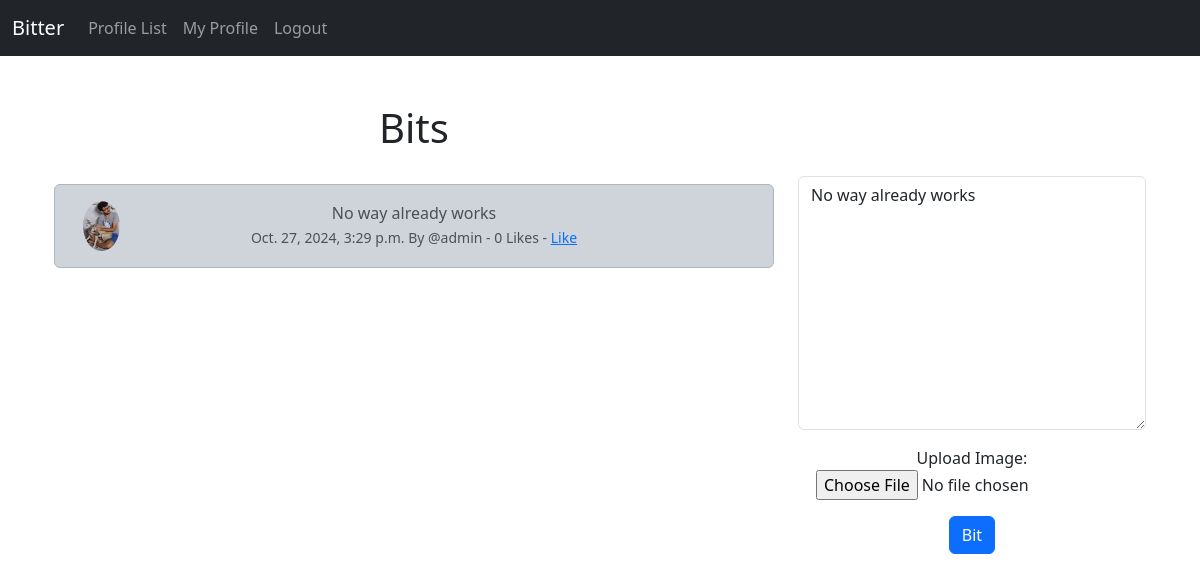
/edit_bit/5 (signed in), run on the app's committed database.
### bitter/models.py (models this page shows, shortened)
class Bit(models.Model):
    user = models.ForeignKey(User, related_name="bits", on_delete=models.DO_NOTHING)
    body = models.CharField(max_length=200)
    created_at = models.DateTimeField(auto_now_add=True)
    likes = models.ManyToManyField(User, related_name="bit_like", blank=True)
    bit_image = models.ImageField(null=True, blank=True, upload_to="images/posts/")
    def number_of_likes(self):
        return self.likes.count()

class Profile(models.Model):
    user = models.OneToOneField(User, on_delete=models.CASCADE)
    follows = models.ManyToManyField("self",
                                     related_name="followed_by",
                                     symmetrical=False,
                                     blank=True)
    date_modified = models.DateTimeField(User, auto_now=True)
    profile_image = models.ImageField(null=True, blank=True, upload_to="images/")

### bitter/views.py (the view)
# urls.py: path('edit_bit/<int:pk>', views.edit_bit, name='edit_bit'),
def edit_bit(request, pk):
    if request.user.is_authenticated:
        bit = get_object_or_404(Bit, id=pk)
        if request.user.username == bit.user.username:
            form = BitForm(request.POST or None, request.FILES or None, instance=bit)
            if request.method == "POST":
                if form.is_valid():
                    bit = form.save(commit=False)
                    bit.user = request.user
                    bit.save()
                    messages.success(request, ("Your Bit has been updated)"))
                    return redirect('home')
            else:
                return render(request, "edit_bit.html", {'form':form, 'bit': bit})
        else:
            messages.success(request, ("That is not your post"))
            return redirect('home')
    else:
        messages.success(request, ("You must be logged in to update posts"))
        return redirect('home')

### bitter/forms.py
class BitForm(forms.ModelForm):
    body = forms.CharField(required=True,
                           widget=forms.widgets.Textarea(
                            attrs={
                                   "placeholder": "Enter your Bitter Bit!",
                                   "class": "form-control",
                               }
                           ),
                           label="",
                           )
    bit_image = forms.ImageField(required=False, label="Upload Image")
    class Meta:
        model = Bit
        fields = ('body', 'bit_image',)
        exclude = ("user", "likes",)

### bitter/templates/edit_bit.html (shortened to what this page needs)
{% extends 'base.html' %}
{% load static %}
{% block content %}
    <div class="container text-center">
        <div class="row">
            <div class="col-8">
    <h1>Bits</h1>
    <br/>
    <div class="alert alert-dark" role="alert">
        <div class="container">
            <div class="row">
                <div class="col-1">
                    {% if bit.user.profile.profile_image %}
                    <img src="{{bit.user.profile.profile_image.url }}" class="rounded-circle" widht=50 height=50 alt="{{profile.user.username}}">
                    {% else %}
                    <img src="{% static 'images/profile_picture.png' %}" class="img-fluid rounded-circe" width=50 height=50 alt="Profile_Image">
                    {% endif %}
                </div>
                <div class="col-10">
                    {{bit.body}}
                    <br/>
                    <small class="text-muted">
                        {{ bit.created_at}} By @{{bit.user.username}}
                        - {{bit.number_of_likes}} Likes
                        - {% if user in bit.likes.all %}
                            <a href="{% url 'bit_like' bit.id %}">Unlike</a>
                          {% else %}
                          <a href="{% url 'bit_like' bit.id %}">Like</a>
                          {% endif %}
                    </small>
                </div>
            </div>
        </div>
    </div>
    </div>
    <div class="col-4">
                <br/>
                <br/>
                <br/>
                {% if form %}
                    <form method="POST" enctype="multipart/form-data">
                        {{ form.as_p }}
                        <button type="submit" class="btn btn-primary">Bit</button>
                    </form>
                {% endif%}
    </div>
{% endblock %}

### data on the page
Bit: user.profile.profile_image (picture), body "No way already works", created_at "Oct. 27, 2024, 3:29 p.m.", user.username "admin", number_of_likes "0"
